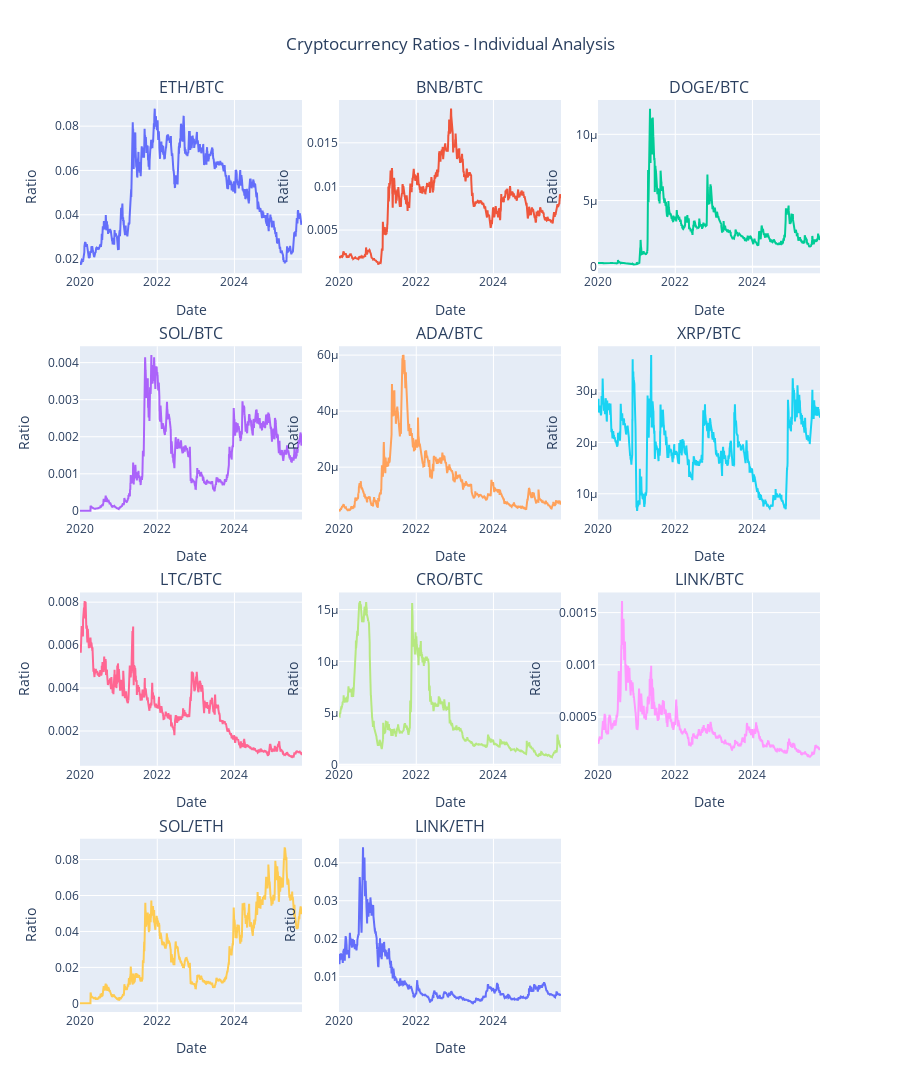

The cell this chart's notebook holds for it:
### Code cell
# plot ratios for each pair in the ratios list using subplots
import plotly.graph_objects as go
from plotly.subplots import make_subplots

# Calculate number of rows and columns for subplots
n_ratios = len(ratios_list)
n_cols = 3  # 3 columns
n_rows = (n_ratios + n_cols - 1) // n_cols  # Calculate rows needed

# Create subplots
fig = make_subplots(
    rows=n_rows, 
    cols=n_cols,
    subplot_titles=[f'{ratio}' for ratio in ratios_list],
    vertical_spacing=0.08,
    horizontal_spacing=0.05
)

# Add each ratio as a separate subplot
for i, ratio in enumerate(ratios_list):
    row = (i // n_cols) + 1
    col = (i % n_cols) + 1
    
    fig.add_trace(
        go.Scatter(
            x=ratios_df.index,
            y=ratios_df[ratio],
            mode='lines',
            name=ratio,
            line=dict(width=2),
            showlegend=False
        ),
        row=row, col=col
    )
    
    # Update y-axis title for each subplot
    fig.update_yaxes(title_text="Ratio", row=row, col=col)
    fig.update_xaxes(title_text="Date", row=row, col=col)

# Update layout
fig.update_layout(
    title_text="Cryptocurrency Ratios - Individual Analysis",
    title_x=0.5,
    height=300 * n_rows,  # Adjust height based on number of rows
    showlegend=False
)

fig.show()

### Figure 1 — Plotly figure (JSON) as saved in the notebook; plotly's stock layout.template omitted (floating-point values rounded to 4 significant figures; data arrays with more than 128 entries replaced by an {"elided": "..."} marker saying what was removed)
{"data": [{"line": {"width": 2}, "mode": "lines", "name": "ETH/BTC", "showlegend": false, "type": "scatter", "x": {"elided": "2101 str values"}, "xaxis": "x", "y": {"elided": "2101 float values"}, "yaxis": "y"}, {"line": {"width": 2}, "mode": "lines", "name": "BNB/BTC", "showlegend": false, "type": "scatter", "x": {"elided": "2101 str values"}, "xaxis": "x2", "y": {"elided": "2101 float values"}, "yaxis": "y2"}, {"line": {"width": 2}, "mode": "lines", "name": "DOGE/BTC", "showlegend": false, "type": "scatter", "x": {"elided": "2101 str values"}, "xaxis": "x3", "y": {"elided": "2101 float values"}, "yaxis": "y3"}, {"line": {"width": 2}, "mode": "lines", "name": "SOL/BTC", "showlegend": false, "type": "scatter", "x": {"elided": "2101 str values"}, "xaxis": "x4", "y": {"elided": "2101 float values"}, "yaxis": "y4"}, {"line": {"width": 2}, "mode": "lines", "name": "ADA/BTC", "showlegend": false, "type": "scatter", "x": {"elided": "2101 str values"}, "xaxis": "x5", "y": {"elided": "2101 float values"}, "yaxis": "y5"}, {"line": {"width": 2}, "mode": "lines", "name": "XRP/BTC", "showlegend": false, "type": "scatter", "x": {"elided": "2101 str values"}, "xaxis": "x6", "y": {"elided": "2101 float values"}, "yaxis": "y6"}, {"line": {"width": 2}, "mode": "lines", "name": "LTC/BTC", "showlegend": false, "type": "scatter", "x": {"elided": "2101 str values"}, "xaxis": "x7", "y": {"elided": "2101 float values"}, "yaxis": "y7"}, {"line": {"width": 2}, "mode": "lines", "name": "CRO/BTC", "showlegend": false, "type": "scatter", "x": {"elided": "2101 str values"}, "xaxis": "x8", "y": {"elided": "2101 float values"}, "yaxis": "y8"}, {"line": {"width": 2}, "mode": "lines", "name": "LINK/BTC", "showlegend": false, "type": "scatter", "x": {"elided": "2101 str values"}, "xaxis": "x9", "y": {"elided": "2101 float values"}, "yaxis": "y9"}, {"line": {"width": 2}, "mode": "lines", "name": "SOL/ETH", "showlegend": false, "type": "scatter", "x": {"elided": "2101 str values"}, "xaxis": "x10", "y": {"elided": "2101 float values"}, "yaxis": "y10"}, {"line": {"width": 2}, "mode": "lines", "name": "LINK/ETH", "showlegend": false, "type": "scatter", "x": {"elided": "2101 str values"}, "xaxis": "x11", "y": {"elided": "2101 float values"}, "yaxis": "y11"}], "layout": {"annotations": [{"font": {"size": 16}, "showarrow": false, "text": "ETH/BTC", "x": 0.15, "xanchor": "center", "xref": "paper", "y": 1, "yanchor": "bottom", "yref": "paper"}, {"font": {"size": 16}, "showarrow": false, "text": "BNB/BTC", "x": 0.5, "xanchor": "center", "xref": "paper", "y": 1, "yanchor": "bottom", "yref": "paper"}, {"font": {"size": 16}, "showarrow": false, "text": "DOGE/BTC", "x": 0.85, "xanchor": "center", "xref": "paper", "y": 1, "yanchor": "bottom", "yref": "paper"}, {"font": {"size": 16}, "showarrow": false, "text": "SOL/BTC", "x": 0.15, "xanchor": "center", "xref": "paper", "y": 0.73, "yanchor": "bottom", "yref": "paper"}, {"font": {"size": 16}, "showarrow": false, "text": "ADA/BTC", "x": 0.5, "xanchor": "center", "xref": "paper", "y": 0.73, "yanchor": "bottom", "yref": "paper"}, {"font": {"size": 16}, "showarrow": false, "text": "XRP/BTC", "x": 0.85, "xanchor": "center", "xref": "paper", "y": 0.73, "yanchor": "bottom", "yref": "paper"}, {"font": {"size": 16}, "showarrow": false, "text": "LTC/BTC", "x": 0.15, "xanchor": "center", "xref": "paper", "y": 0.46, "yanchor": "bottom", "yref": "paper"}, {"font": {"size": 16}, "showarrow": false, "text": "CRO/BTC", "x": 0.5, "xanchor": "center", "xref": "paper", "y": 0.46, "yanchor": "bottom", "yref": "paper"}, {"font": {"size": 16}, "showarrow": false, "text": "LINK/BTC", "x": 0.85, "xanchor": "center", "xref": "paper", "y": 0.46, "yanchor": "bottom", "yref": "paper"}, {"font": {"size": 16}, "showarrow": false, "text": "SOL/ETH", "x": 0.15, "xanchor": "center", "xref": "paper", "y": 0.19, "yanchor": "bottom", "yref": "paper"}, {"font": {"size": 16}, "showarrow": false, "text": "LINK/ETH", "x": 0.5, "xanchor": "center", "xref": "paper", "y": 0.19, "yanchor": "bottom", "yref": "paper"}], "height": 1200, "showlegend": false, "title": {"text": "Cryptocurrency Ratios - Individual Analysis", "x": 0.5}, "xaxis": {"anchor": "y", "domain": [0, 0.3], "title": {"text": "Date"}}, "xaxis10": {"anchor": "y10", "domain": [0, 0.3], "title": {"text": "Date"}}, "xaxis11": {"anchor": "y11", "domain": [0.35, 0.65], "title": {"text": "Date"}}, "xaxis12": {"anchor": "y12", "domain": [0.7, 1]}, "xaxis2": {"anchor": "y2", "domain": [0.35, 0.65], "title": {"text": "Date"}}, "xaxis3": {"anchor": "y3", "domain": [0.7, 1], "title": {"text": "Date"}}, "xaxis4": {"anchor": "y4", "domain": [0, 0.3], "title": {"text": "Date"}}, "xaxis5": {"anchor": "y5", "domain": [0.35, 0.65], "title": {"text": "Date"}}, "xaxis6": {"anchor": "y6", "domain": [0.7, 1], "title": {"text": "Date"}}, "xaxis7": {"anchor": "y7", "domain": [0, 0.3], "title": {"text": "Date"}}, "xaxis8": {"anchor": "y8", "domain": [0.35, 0.65], "title": {"text": "Date"}}, "xaxis9": {"anchor": "y9", "domain": [0.7, 1], "title": {"text": "Date"}}, "yaxis": {"anchor": "x", "domain": [0.81, 1], "title": {"text": "Ratio"}}, "yaxis10": {"anchor": "x10", "domain": [0, 0.19], "title": {"text": "Ratio"}}, "yaxis11": {"anchor": "x11", "domain": [0, 0.19], "title": {"text": "Ratio"}}, "yaxis12": {"anchor": "x12", "domain": [0, 0.19]}, "yaxis2": {"anchor": "x2", "domain": [0.81, 1], "title": {"text": "Ratio"}}, "yaxis3": {"anchor": "x3", "domain": [0.81, 1], "title": {"text": "Ratio"}}, "yaxis4": {"anchor": "x4", "domain": [0.54, 0.73], "title": {"text": "Ratio"}}, "yaxis5": {"anchor": "x5", "domain": [0.54, 0.73], "title": {"text": "Ratio"}}, "yaxis6": {"anchor": "x6", "domain": [0.54, 0.73], "title": {"text": "Ratio"}}, "yaxis7": {"anchor": "x7", "domain": [0.27, 0.46], "title": {"text": "Ratio"}}, "yaxis8": {"anchor": "x8", "domain": [0.27, 0.46], "title": {"text": "Ratio"}}, "yaxis9": {"anchor": "x9", "domain": [0.27, 0.46], "title": {"text": "Ratio"}}}}
